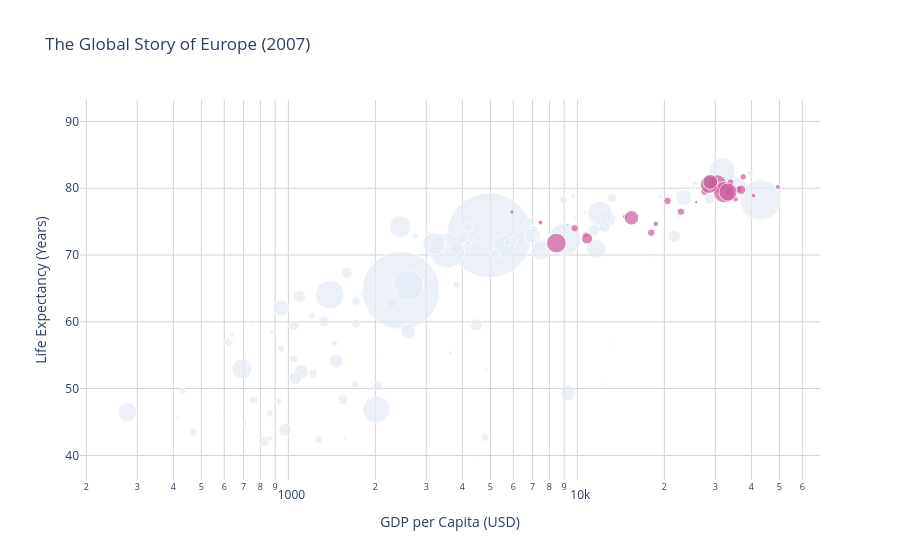

Notebook code cell kept with this figure:
### Markdown cell above
## Task 2 — Bubble chart: tell a story

**What to build:** A bubble chart (full 2007 dataset, all countries) where:
- x = GDP per capita (log scale)
- y = life expectancy
- size = population
- colour = ONE continent highlighted (your choice), all others grey
- At least one annotation explaining the highlighted group's story

> This is the grey-and-highlight technique applied to a bubble chart.

### Code cell
# Task 2
import plotly.express as px
import pandas as pd

df = px.data.gapminder()

df_2007 = df.loc[df['year'] == 2007].copy()

highlight_continent = 'Europe'
df_2007['focus_group'] = df_2007['continent'].apply(
    lambda x: highlight_continent if x == highlight_continent else 'Other'
)

fig = px.scatter(
    df_2007,
    x="gdpPercap",
    y="lifeExp",
    size="pop",
    color="focus_group",
    hover_name="country",
    log_x=True,
    size_max=60,
    title=f"The Global Story of {highlight_continent} (2007)",
    color_discrete_map={
        highlight_continent: "#CB5B9B",
        "Other": "#E5ECF6"
    },
    labels={
        "gdpPercap": "GDP per Capita (USD)",
        "lifeExp": "Life Expectancy (Years)"
    }
)


fig.add_annotation(
    x=4000, y=70,
    text="<b>The Rise of Asian Giants</b><br>China and India represent nearly 40% of the population.<br>Their movement toward higher life expectancy<br>drives the global average upward.",
    showarrow=True,
    arrowhead=2,
    ax=50, ay=-120,
    bgcolor="white",
    bordercolor="#636EFA",
    borderwidth=2,
    font=dict(size=12)
)

fig.update_layout(
    plot_bgcolor='white',
    xaxis=dict(showgrid=True, gridcolor='LightGrey'),
    yaxis=dict(showgrid=True, gridcolor='LightGrey'),
    showlegend=False
)

# 7. Show output
fig.show()

### Figure 1 — Plotly figure (JSON) as saved in the notebook; plotly's stock layout.template omitted (floating-point values rounded to 4 significant figures)
{"data": [{"hovertemplate": "<b>%{hovertext}</b><br><br>focus_group=Other<br>GDP per Capita (USD)=%{x}<br>Life Expectancy (Years)=%{y}<br>pop=%{marker.size}<extra></extra>", "hovertext": ["Afghanistan", "Algeria", "Angola", "Argentina", "Australia", "Bahrain", "Bangladesh", "Benin", "Bolivia", "Botswana", "Brazil", "Burkina Faso", "Burundi", "Cambodia", "Cameroon", "Canada", "Central African Republic", "Chad", "Chile", "China", "Colombia", "Comoros", "Congo, Dem. Rep.", "Congo, Rep.", "Costa Rica", "Cote d'Ivoire", "Cuba", "Djibouti", "Dominican Republic", "Ecuador", "Egypt", "El Salvador", "Equatorial Guinea", "Eritrea", "Ethiopia", "Gabon", "Gambia", "Ghana", "Guatemala", "Guinea", "Guinea-Bissau", "Haiti", "Honduras", "Hong Kong, China", "India", "Indonesia", "Iran", "Iraq", "Israel", "Jamaica", "Japan", "Jordan", "Kenya", "Korea, Dem. Rep.", "Korea, Rep.", "Kuwait", "Lebanon", "Lesotho", "Liberia", "Libya", "Madagascar", "Malawi", "Malaysia", "Mali", "Mauritania", "Mauritius", "Mexico", "Mongolia", "Morocco", "Mozambique", "Myanmar", "Namibia", "Nepal", "New Zealand", "Nicaragua", "Niger", "Nigeria", "Oman", "Pakistan", "Panama", "Paraguay", "Peru", "Philippines", "Puerto Rico", "Reunion", "Rwanda", "Sao Tome and Principe", "Saudi Arabia", "Senegal", "Sierra Leone", "Singapore", "Somalia", "South Africa", "Sri Lanka", "Sudan", "Swaziland", "Syria", "Taiwan", "Tanzania", "Thailand", "Togo", "Trinidad and Tobago", "Tunisia", "Uganda", "United States", "Uruguay", "Venezuela", "Vietnam", "West Bank and Gaza", "Yemen, Rep.", "Zambia", "Zimbabwe"], "legendgroup": "Other", "marker": {"color": "#E5ECF6", "size": [31889923, 33333216, 12420476, 40301927, 20434176, 708573, 150448339, 8078314, 9119152, 1639131, 190010647, 14326203, 8390505, 14131858, 17696293, 33390141, 4369038, 10238807, 16284741, 1318683096, 44227550, 710960, 64606759, 3800610, 4133884, 18013409, 11416987, 496374, 9319622, 13755680, 80264543, 6939688, 551201, 4906585, 76511887, 1454867, 1688359, 22873338, 12572928, 9947814, 1472041, 8502814, 7483763, 6980412, 1110396331, 223547000, 69453570, 27499638, 6426679, 2780132, 127467972, 6053193, 35610177, 23301725, 49044790, 2505559, 3921278, 2012649, 3193942, 6036914, 19167654, 13327079, 24821286, 12031795, 3270065, 1250882, 108700891, 2874127, 33757175, 19951656, 47761980, 2055080, 28901790, 4115771, 5675356, 12894865, 135031164, 3204897, 169270617, 3242173, 6667147, 28674757, 91077287, 3942491, 798094, 8860588, 199579, 27601038, 12267493, 6144562, 4553009, 9118773, 43997828, 20378239, 42292929, 1133066, 19314747, 23174294, 38139640, 65068149, 5701579, 1056608, 10276158, 29170398, 301139947, 3447496, 26084662, 85262356, 4018332, 22211743, 11746035, 12311143], "sizemode": "area", "sizeref": 366300.0, "symbol": "circle"}, "mode": "markers", "name": "Other", "orientation": "v", "showlegend": true, "type": "scatter", "x": [974.6, 6223.0, 4797.0, 12780.0, 34440.0, 29800.0, 1391.0, 1441.0, 3822.0, 12570.0, 9066.0, 1217.0, 430.1, 1714.0, 2042.0, 36320.0, 706.0, 1704.0, 13170.0, 4959.0, 7007.0, 986.1, 277.6, 3633.0, 9645.0, 1545.0, 8948.0, 2082.0, 6025.0, 6873.0, 5581.0, 5728.0, 12150.0, 641.4, 690.8, 13210.0, 752.7, 1328.0, 5186.0, 942.7, 579.2, 1202.0, 3548.0, 39720.0, 2452.0, 3541.0, 11610.0, 4471.0, 25520.0, 7321.0, 31660.0, 4519.0, 1463.0, 1593.0, 23350.0, 47310.0, 10460.0, 1569.0, 414.5, 12060.0, 1045.0, 759.3, 12450.0, 1043.0, 1803.0, 10960.0, 11980.0, 3096.0, 3820.0, 823.7, 944, 4811.0, 1091.0, 25190.0, 2749.0, 619.7, 2014.0, 22320.0, 2606.0, 9809.0, 4173.0, 7409.0, 3190.0, 19330.0, 7670.0, 863.1, 1598.0, 21650.0, 1712.0, 862.5, 47140.0, 926.1, 9270.0, 3970.0, 2602.0, 4513.0, 4185.0, 28720.0, 1107.0, 7458.0, 883.0, 18010.0, 7093.0, 1056.0, 42950.0, 10610.0, 11420.0, 2442.0, 3025.0, 2281.0, 1271.0, 469.7], "xaxis": "x", "y": [43.83, 72.3, 42.73, 75.32, 81.23, 75.64, 64.06, 56.73, 65.55, 50.73, 72.39, 52.3, 49.58, 59.72, 50.43, 80.65, 44.74, 50.65, 78.55, 72.96, 72.89, 65.15, 46.46, 55.32, 78.78, 48.33, 78.27, 54.79, 72.23, 74.99, 71.34, 71.88, 51.58, 58.04, 52.95, 56.73, 59.45, 60.02, 70.26, 56.01, 46.39, 60.92, 70.2, 82.21, 64.7, 70.65, 70.96, 59.55, 80.75, 72.57, 82.6, 72.53, 54.11, 67.3, 78.62, 77.59, 71.99, 42.59, 45.68, 73.95, 59.44, 48.3, 74.24, 54.47, 64.16, 72.8, 76.19, 66.8, 71.16, 42.08, 62.07, 52.91, 63.78, 80.2, 72.9, 56.87, 46.86, 75.64, 65.48, 75.54, 71.75, 71.42, 71.69, 78.75, 76.44, 46.24, 65.53, 72.78, 63.06, 42.57, 79.97, 48.16, 49.34, 72.4, 58.56, 39.61, 74.14, 78.4, 52.52, 70.62, 58.42, 69.82, 73.92, 51.54, 78.24, 76.38, 73.75, 74.25, 73.42, 62.7, 42.38, 43.49], "yaxis": "y"}, {"hovertemplate": "<b>%{hovertext}</b><br><br>focus_group=Europe<br>GDP per Capita (USD)=%{x}<br>Life Expectancy (Years)=%{y}<br>pop=%{marker.size}<extra></extra>", "hovertext": ["Albania", "Austria", "Belgium", "Bosnia and Herzegovina", "Bulgaria", "Croatia", "Czech Republic", "Denmark", "Finland", "France", "Germany", "Greece", "Hungary", "Iceland", "Ireland", "Italy", "Montenegro", "Netherlands", "Norway", "Poland", "Portugal", "Romania", "Serbia", "Slovak Republic", "Slovenia", "Spain", "Sweden", "Switzerland", "Turkey", "United Kingdom"], "legendgroup": "Europe", "marker": {"color": "#CB5B9B", "size": [3600523, 8199783, 10392226, 4552198, 7322858, 4493312, 10228744, 5468120, 5238460, 61083916, 82400996, 10706290, 9956108, 301931, 4109086, 58147733, 684736, 16570613, 4627926, 38518241, 10642836, 22276056, 10150265, 5447502, 2009245, 40448191, 9031088, 7554661, 71158647, 60776238], "sizemode": "area", "sizeref": 366300.0, "symbol": "circle"}, "mode": "markers", "name": "Europe", "orientation": "v", "showlegend": true, "type": "scatter", "x": [5937.0, 36130.0, 33690.0, 7446.0, 10680.0, 14620.0, 22830.0, 35280.0, 33210.0, 30470.0, 32170.0, 27540.0, 18010.0, 36180.0, 40680.0, 28570.0, 9254.0, 36800.0, 49360.0, 15390.0, 20510.0, 10810.0, 9787.0, 18680.0, 25770.0, 28820.0, 33860.0, 37510.0, 8458.0, 33200.0], "xaxis": "x", "y": [76.42, 79.83, 79.44, 74.85, 73.0, 75.75, 76.49, 78.33, 79.31, 80.66, 79.41, 79.48, 73.34, 81.76, 78.89, 80.55, 74.54, 79.76, 80.2, 75.56, 78.1, 72.48, 74.0, 74.66, 77.93, 80.94, 80.88, 81.7, 71.78, 79.42], "yaxis": "y"}], "layout": {"annotations": [{"arrowhead": 2, "ax": 50, "ay": -120, "bgcolor": "white", "bordercolor": "#636EFA", "borderwidth": 2, "font": {"size": 12}, "showarrow": true, "text": "<b>The Rise of Asian Giants</b><br>China and India represent nearly 40% of the population.<br>Their movement toward higher life expectancy<br>drives the global average upward.", "x": 4000, "y": 70}], "legend": {"itemsizing": "constant", "title": {"text": "focus_group"}, "tracegroupgap": 0}, "plot_bgcolor": "white", "showlegend": false, "title": {"text": "The Global Story of Europe (2007)"}, "xaxis": {"anchor": "y", "domain": [0, 1], "gridcolor": "LightGrey", "showgrid": true, "title": {"text": "GDP per Capita (USD)"}, "type": "log"}, "yaxis": {"anchor": "x", "domain": [0, 1], "gridcolor": "LightGrey", "showgrid": true, "title": {"text": "Life Expectancy (Years)"}}}}
